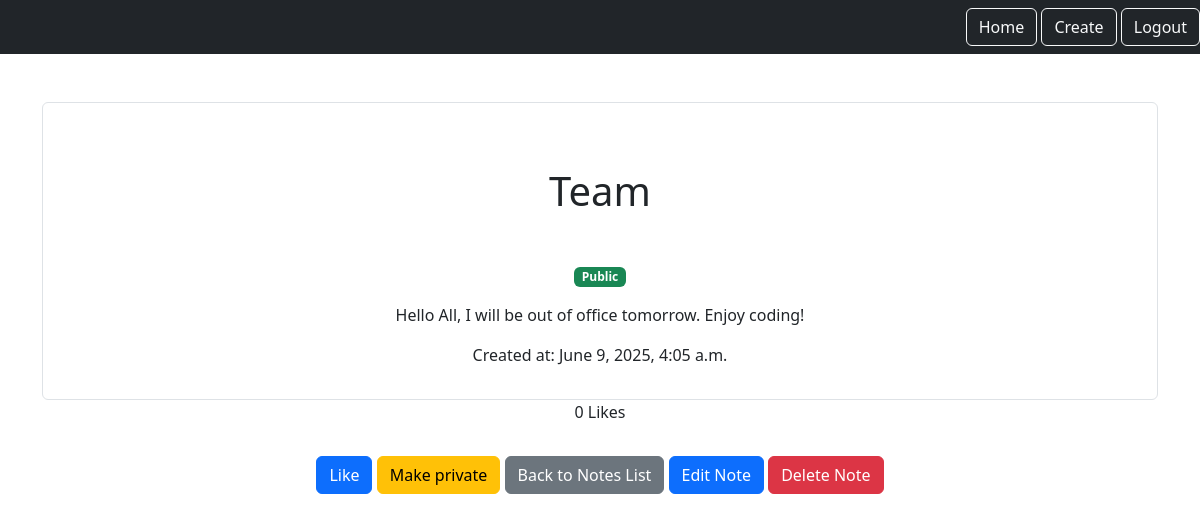
Page /smart/notes/4/ (signed in) on the earlier database version.
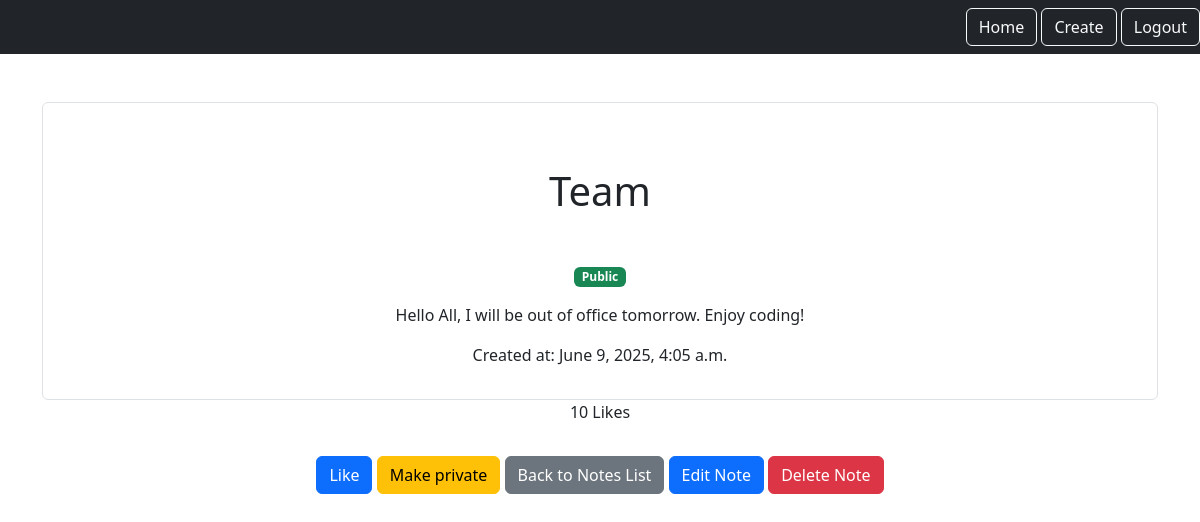
Same page on the later database version.
### notes/models.py (models this page shows)
class Note(models.Model):
    title = models.CharField(max_length=200, verbose_name='Title of the Note')
    content = models.TextField(verbose_name='Content of the Note')
    created_at = models.DateTimeField(auto_now_add=True, verbose_name='Creation Date')
    number_of_likes = models.PositiveSmallIntegerField(default=0, verbose_name='Number of Likes')
    user = models.ForeignKey(User, on_delete=models.CASCADE, related_name='notes', verbose_name='Author')
    is_public = models.BooleanField(default=True, verbose_name='Is Public')

### notes/views.py (the view)
# urls.py: path('notes/<int:pk>/', views.NotesDetailView.as_view(), name='note_detail'),
class NotesDetailView(LoginRequiredMixin, DetailView):
    model = Note
    context_object_name = "note"

### notes/templates/notes/note_detail.html (shortened to what this page needs)
{% extends "base.html" %}
{% block content %}
    <div class="border rounded p-3">
        <h1 class="my-5">{{note.title}}</h1>
        <p class="text-muted">
            {% if note.is_public %}
                <span class="badge bg-success">Public</span>
            {% else %}
                <span class="badge bg-secondary">Private</span>
            {% endif %}
        </p>
        <p>{{note.content}}</p>
        <p>Created at: {{note.created_at}}</p>
    </div>
    <p>{{ note.number_of_likes }} Likes</p>
    <form method="POST", action="{% url 'note_like' pk=note.id %}" class="d-inline">
        <button type="submit" class="btn btn-primary my-3" id="like-btn">Like</button>
    </form>
    <form method="POST" action="{% url 'toggle_public' pk=note.id %}" class="d-inline">
        <button type="submit" class="btn btn-warning my-3">
            {% if note.is_public %} Make private {% else %} Make public {% endif %}
        </button>
    </form>
    <a href="{% url 'notes_list' %}" class="btn btn-secondary my-3">Back to Notes List</a>
    <a href="{% url 'note_update' pk=note.id %}" class="btn btn-primary my-3">Edit Note</a>
    <a href="{% url 'note_delete' pk=note.id %}" class="btn btn-danger my-3">Delete Note</a>
{% endblock %}

Differences in the rows shown:
changed Note "Team": number_of_likes "0" → "10"
